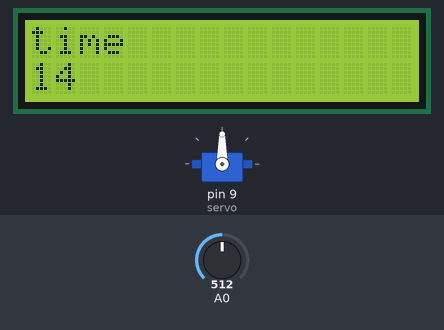
The sketch below on a simulated Arduino Uno, built with avr-gcc and run on an emulated ATmega328P. On the bench: 16×2 character LCD, servo. The inputs (shaded band) are chosen by the test bench; at power-on: A0 = 512. What the sketch prints to the serial monitor is not drawn.

Above: at 1.2 s.
1.3 s: A0 set to 716
At 2.8 s:
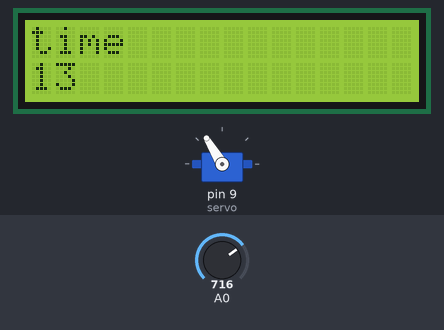
4.3 s: A0 set to 900
At 5.8 s:
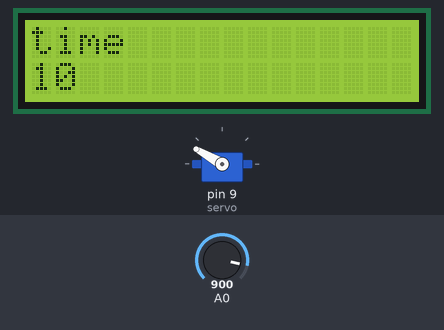
7.3 s: A0 set to 1023
At 8.8 s:
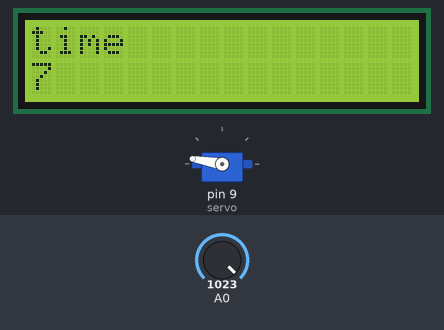
10.3 s: A0 set to 306
At 11.5 s:
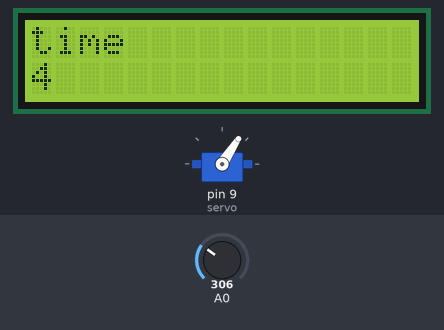
13.3 s: A0 set to 122
At 15.8 s:
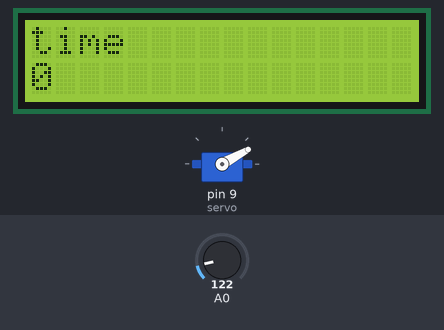
Timing chart, 0 to 17.3 s (numbered marks = the images above; inputs shaded):
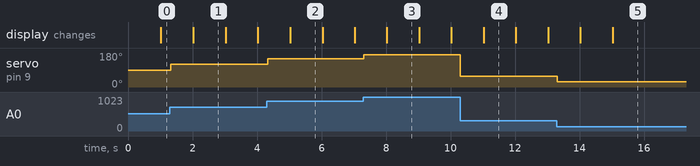

The sketch:

main.ino
```cpp
#include "string.h"
#include <MsTimer2.h>
#include <Wire.h>
#include <LiquidCrystal_I2C.h>
#include <Servo.h>

#define MAX_TIME 15

/* TimerCnt */
int Timer = MAX_TIME;

LiquidCrystal_I2C lcd(0x3F, 16, 2);  // I2C LCD 객체 선언
Servo servo;

void ISR_Timer()
{
  Timer--;
  Serial.println(Timer);
}


void setup()
{
  MsTimer2::set(1000, ISR_Timer);     //1ms, ISR_Timer
  MsTimer2::start();
  Serial.begin(9600);    //Serial Baudrate Set

  lcd.begin(); // lcd를 사용을 시작합니다.
  lcd.backlight(); // backlight를 On 시킵니다.
  lcd.print("time"); // 화면에 Hello, world!를 출력합니다.

  servo.attach(9);
}

void loop()     //system loop
{
  int val_pot = analogRead(A0);
  int angle = map(val_pot, 0, 1023, 10, 170);
  servo.write(angle);

  lcd.setCursor(0, 1);
  lcd.print(Timer);
  lcd.print("               ");
  while(Timer<0){

  }
}
```

Measured:
- after the input at 1.3 s, servo on pin 9 (servo): 90° → 121° at once
- after the input at 4.3 s, servo on pin 9 (servo): 121° → 150° at once
- after the input at 7.3 s, servo on pin 9 (servo): 150° → 170° at once
- after the input at 10.3 s, servo on pin 9 (servo): 170° → 57° at once
- after the input at 13.3 s, servo on pin 9 (servo): 57° → 29° at once
- what the display in image 1 shows lasts 1.0 s, from 2.0 s to 3.0 s
